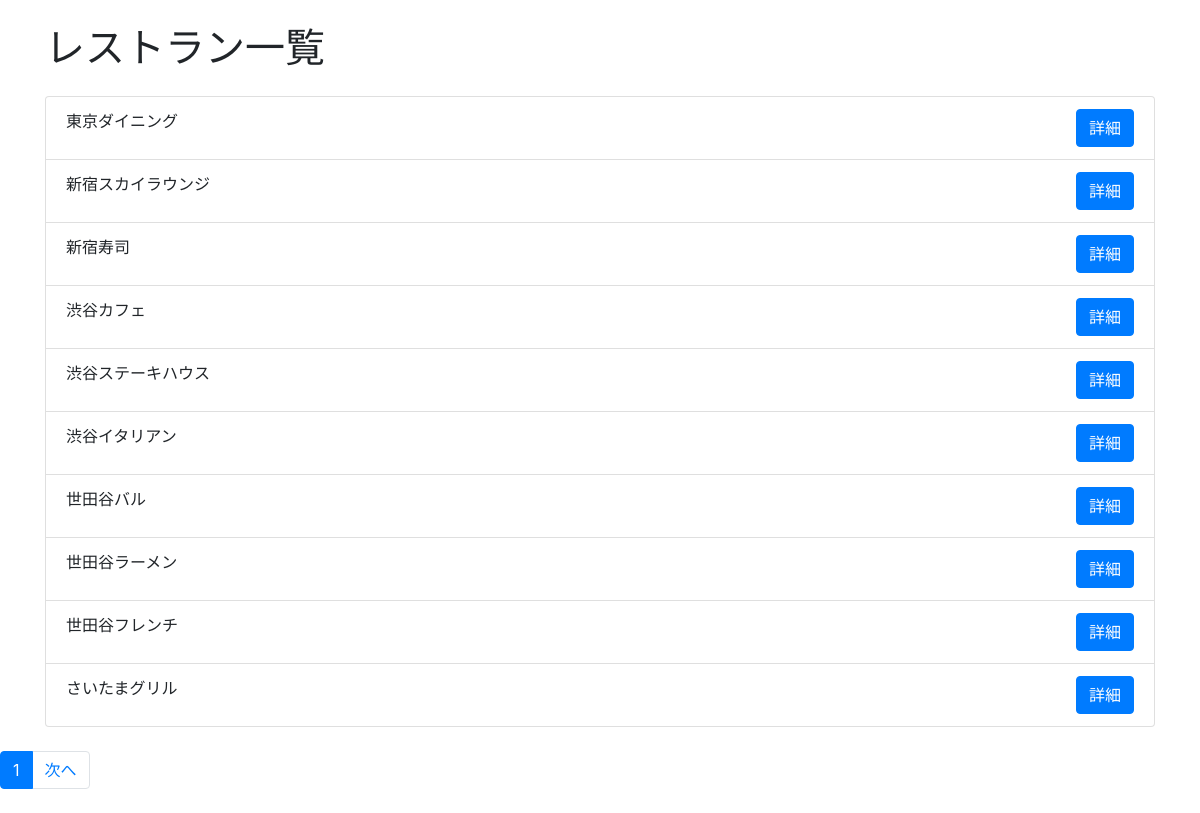
Screenshot of /web/restaurants/ with the database file from the repository.
### api/models.py (models this page shows, shortened)
class Restaurant(models.Model):
    name = models.CharField(max_length=100)
    description = models.TextField()
    address = models.CharField(max_length=200)
    phone_number = models.CharField(max_length=20)
    city = models.ForeignKey(City, on_delete=models.CASCADE)

### restaurant/views.py (the view)
# urls.py: path('restaurants/', RestaurantListView.as_view(), name='restaurant-list-web'),
class RestaurantListView(generic.ListView):
    model = Restaurant
    template_name = 'restaurant_list.html'
    context_object_name = 'restaurants'
    paginate_by = 10  # 一ページに表示するレストランの数

### restaurant/templates/restaurant_list.html (shortened to what this page needs)
{% extends 'base.html' %}
{% block content %}
<h1 class="my-4">レストラン一覧</h1>
<ul class="list-group">
    {% for restaurant in restaurants %}
        <li class="list-group-item">
            {{ restaurant.name }}
            <a href="{% url 'restaurant-detail-web' restaurant.id %}" class="btn btn-primary float-right">詳細</a>
        </li>
    {% endfor %}
</ul>
{% endblock %}
{% block pagination %}
<div class="my-4">
    <nav>
        <ul class="pagination">
            <li class="page-item active"><a class="page-link" href="#">{{ page_obj.number }}</a></li>
            {% if page_obj.has_next %}
                <li class="page-item"><a class="page-link" href="?page={{ page_obj.next_page_number }}">次へ</a></li>
            {% endif %}
        </ul>
    </nav>
</div>
{% endblock %}

### restaurant/templates/base.html (shortened to what this page needs)
<!DOCTYPE html>
<html>
<head>
    <link rel="stylesheet" href="https://stackpath.bootstrapcdn.com/bootstrap/4.5.2/css/bootstrap.min.css">
</head>
<body>
    <div class="container">
        {% block content %}{% endblock %}
    </div>
    {% block pagination %}{% endblock %}
</body>
</html>

### rows the page displays
Restaurant: name "東京ダイニング"
Restaurant: name "新宿スカイラウンジ"
Restaurant: name "新宿寿司"
Restaurant: name "渋谷カフェ"
Restaurant: name "渋谷ステーキハウス"
Restaurant: name "渋谷イタリアン"
Restaurant: name "世田谷バル"
Restaurant: name "世田谷ラーメン"
Restaurant: name "世田谷フレンチ"
Restaurant: name "さいたまグリル"

### other values shown
{{ page_obj.number }} "1"
